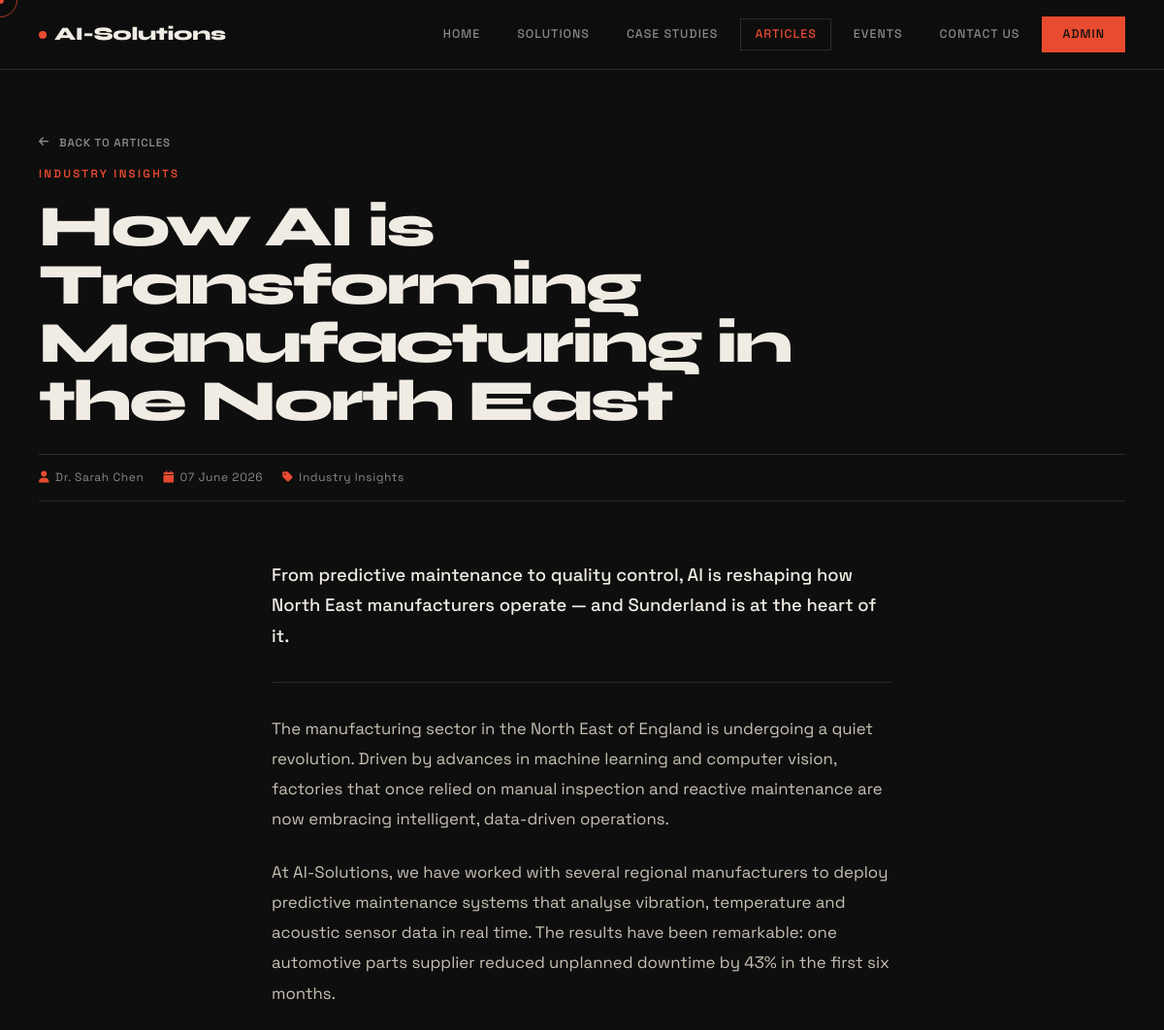
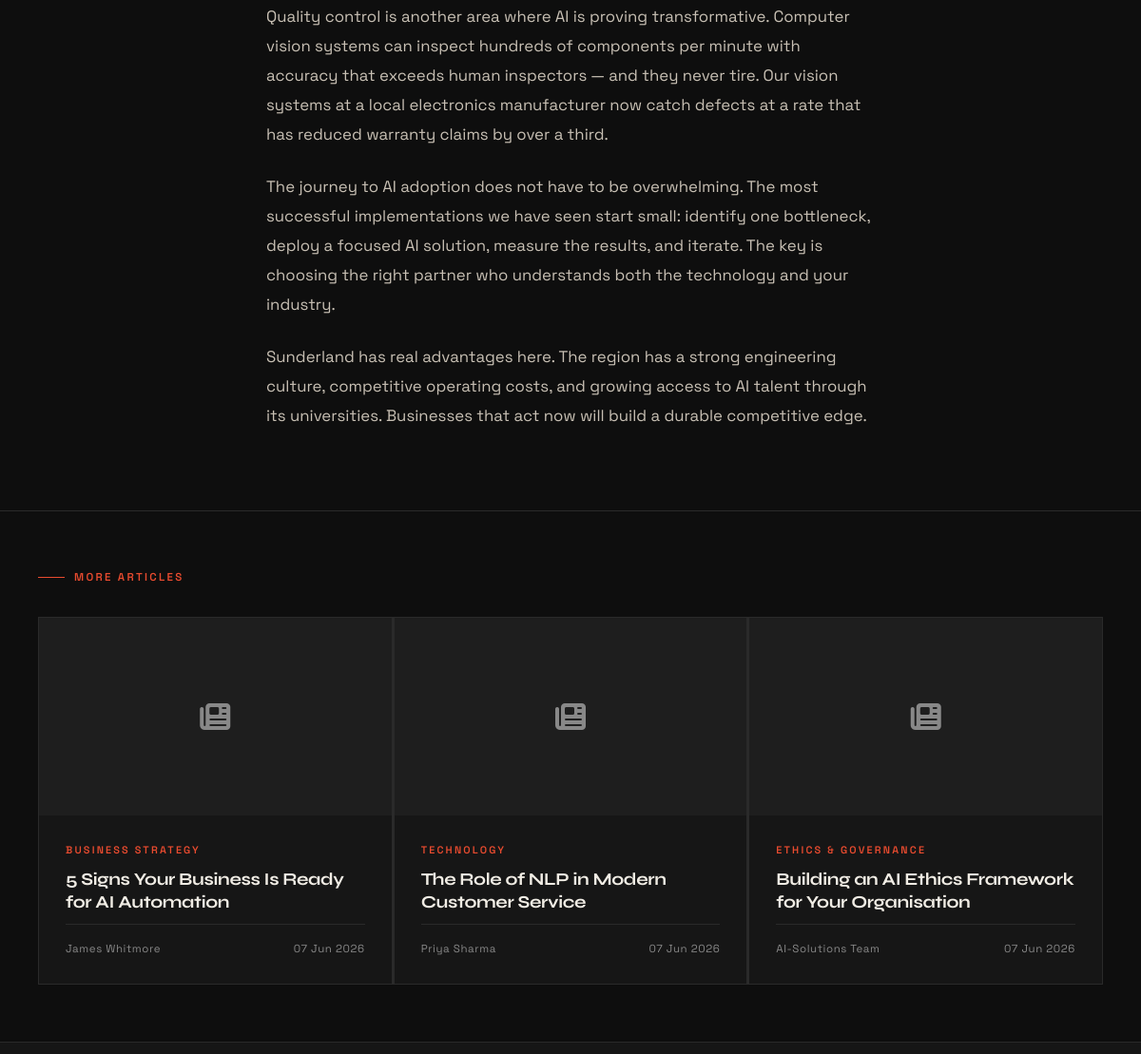
Page /articles/1 (upper part) on the earlier database version (2 pictures, top to bottom).
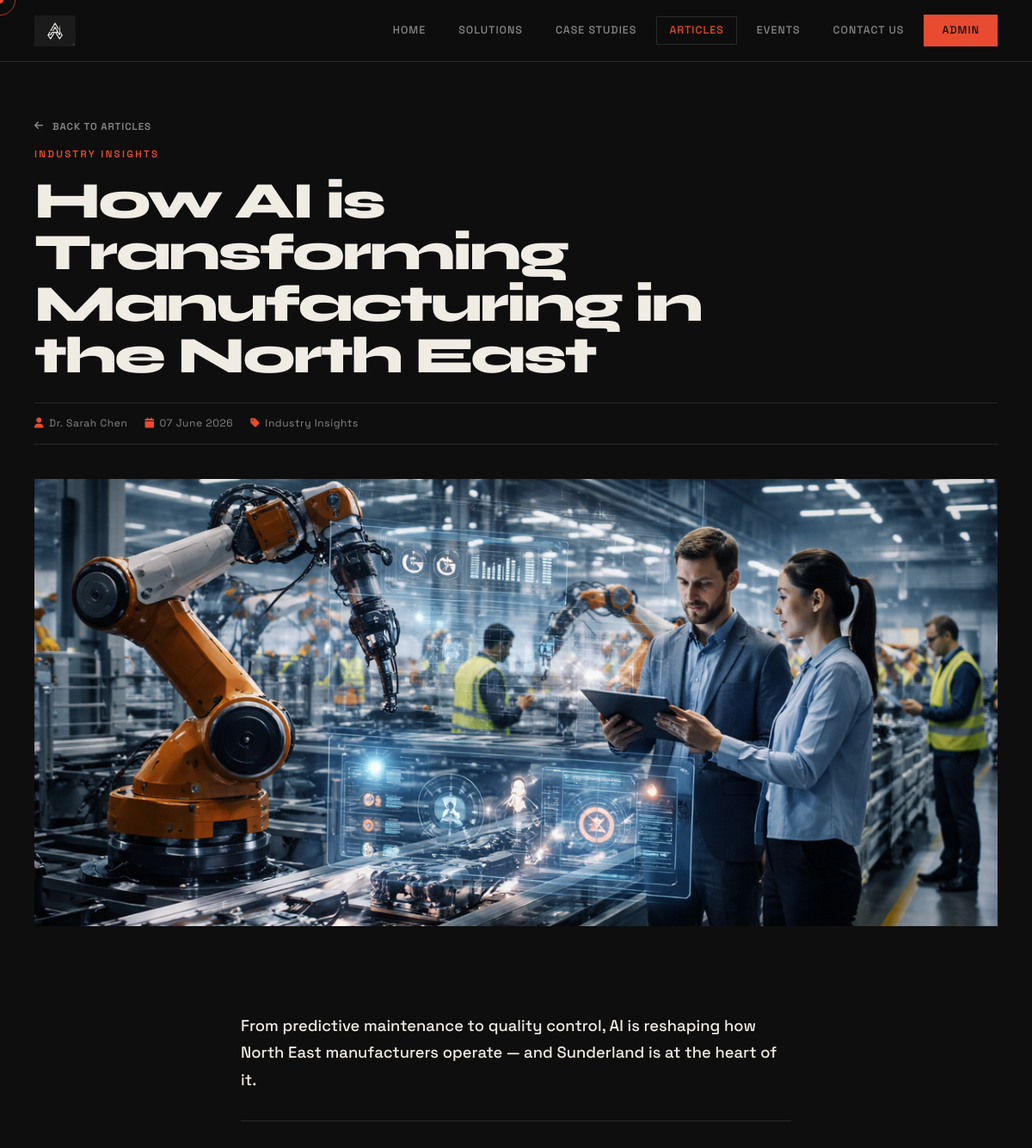
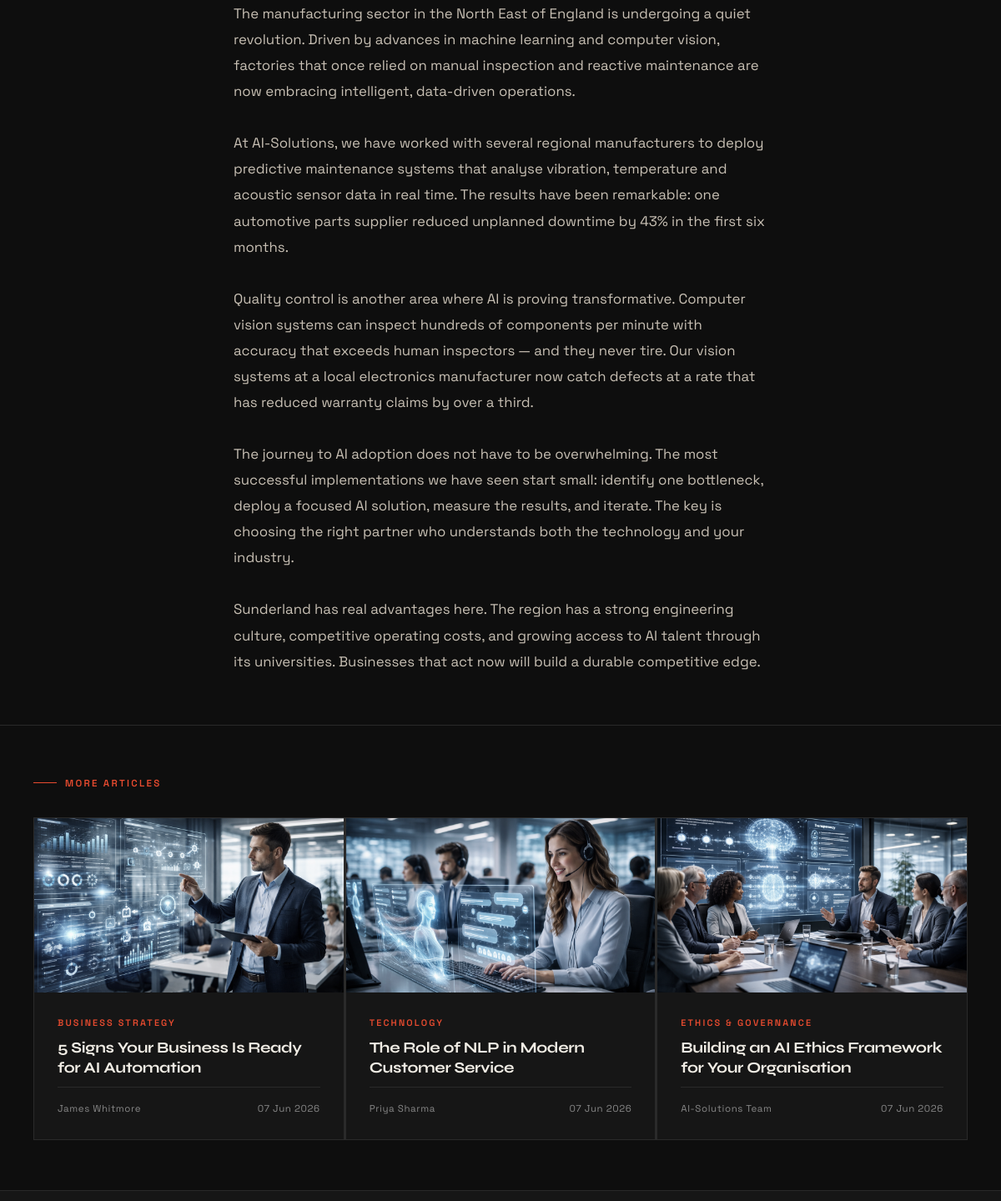
Same page on the later database version (2 pictures, top to bottom).
### models.py (models this page shows)
class SiteSettings(db.Model):
    __tablename__ = 'site_settings'
    id = db.Column(db.Integer, primary_key=True)
    company_logo = db.Column(db.String(300), nullable=True)
    company_name = db.Column(db.String(200), default='AI-Solutions')
    tagline = db.Column(db.String(500))
    address = db.Column(db.String(300))
    email = db.Column(db.String(120))
    phone = db.Column(db.String(50))
    linkedin_url = db.Column(db.String(300), nullable=True)
    twitter_url = db.Column(db.String(300), nullable=True)
    facebook_url = db.Column(db.String(300), nullable=True)
    instagram_url = db.Column(db.String(300), nullable=True)
    github_url = db.Column(db.String(300), nullable=True)

class Article(db.Model):
    __tablename__ = 'article'
    id = db.Column(db.Integer, primary_key=True)
    title = db.Column(db.String(200), nullable=False)
    excerpt = db.Column(db.String(500))
    body = db.Column(db.Text)
    category = db.Column(db.String(100))
    cover_image = db.Column(db.String(300), nullable=True)
    author = db.Column(db.String(100), default='AI-Solutions Team')
    published_at = db.Column(db.DateTime, default=datetime.utcnow)
    is_published = db.Column(db.Boolean, default=True)

### app.py (the view)
@app.route('/articles/<int:id>')
def article_detail(id):
    article = db.get_or_404(Article, id)
    related = Article.query.filter(Article.id != id, Article.is_published == True).limit(3).all()
    return render_template('article_detail.html', article=article, related=related)

### app.py (called while the page is built)
@app.context_processor
def inject_settings():
    settings = db.session.get(SiteSettings, 1)
    if not settings:
        settings = SiteSettings(id=1, company_name='AI-Solutions')
    return dict(settings=settings)

### templates/article_detail.html (shortened to what this page needs)
{% extends "base.html" %}
{% block content %}
<div class="article-detail-hero">
  <div style="margin-bottom:12px;">
    <a href="{{ url_for('articles') }}" class="arrow-link" style="font-size:0.72rem;">
      <i class="fas fa-arrow-left"></i> Back to Articles
    </a>
  </div>
  {% if article.category %}<div class="article-category" style="margin-bottom:16px; font-size:0.72rem;">{{ article.category }}</div>{% endif %}
  <h1 style="font-family:var(--font-display); font-size:clamp(2rem,5vw,3.8rem); font-weight:800; letter-spacing:-0.04em; line-height:1; color:var(--fg); max-width:900px; margin-bottom:20px;">
    {{ article.title }}
  </h1>
  <div style="display:flex; align-items:center; gap:20px; font-size:0.75rem; color:var(--muted); letter-spacing:0.05em; border-top:1px solid var(--bdr); border-bottom:1px solid var(--bdr); padding:14px 0; margin-top:24px;">
    <span><i class="fas fa-user" style="color:var(--acc); margin-right:6px;"></i>{{ article.author }}</span>
    <span><i class="fas fa-calendar" style="color:var(--acc); margin-right:6px;"></i>{{ article.published_at.strftime('%d %B %Y') }}</span>
    {% if article.category %}<span><i class="fas fa-tag" style="color:var(--acc); margin-right:6px;"></i>{{ article.category }}</span>{% endif %}
  </div>
</div>
{% if article.cover_image %}
<div style="max-width:1280px; margin:0 auto; padding:40px 40px 0;">
  <img src="{{ url_for('static', filename=article.cover_image) }}" alt="{{ article.title }}" class="article-cover">
</div>
{% endif %}
<div class="article-body-wrap">
  {% if article.excerpt %}
  <p style="font-size:1.15rem; color:var(--fg); font-weight:500; line-height:1.7; margin-bottom:32px; padding-bottom:32px; border-bottom:1px solid var(--bdr);">
    {{ article.excerpt }}
  </p>
  {% endif %}
  <div class="article-body">
    {{ article.body | replace('\n\n', '</p><p>') | replace('\n', '<br>') | safe | replace('**', '<strong>') }}
  </div>
</div>
{% if related %}
<div style="border-top:1px solid var(--bdr); padding:60px 40px; max-width:1280px; margin:0 auto;">
  <div style="font-size:0.72rem; font-weight:600; letter-spacing:0.2em; text-transform:uppercase; color:var(--acc); display:flex; align-items:center; gap:10px; margin-bottom:32px;">
    <span style="display:block; width:28px; height:1px; background:var(--acc);"></span>
    More Articles
  </div>
  <div class="grid-3">
    {% for art in related %}
    <a href="{{ url_for('article_detail', id=art.id) }}" class="article-card">
      <div class="article-card-img-wrap">
        {% if art.cover_image %}
          <img src="{{ url_for('static', filename=art.cover_image) }}" alt="{{ art.title }}" class="article-card-img">
        {% else %}
          <div class="article-card-img-placeholder"><i class="fas fa-newspaper"></i></div>
        {% endif %}
      </div>
      <div class="article-card-body">
        {% if art.category %}<div class="article-category">{{ art.category }}</div>{% endif %}
        <h3 class="article-title">{{ art.title }}</h3>
        <div class="article-meta">
          <span>{{ art.author }}</span>
          <span>{{ art.published_at.strftime('%d %b %Y') }}</span>
        </div>
      </div>
    </a>
    {% endfor %}
  </div>
</div>
{% endif %}
{% endblock %}

### templates/base.html (shortened to what this page needs)
<!DOCTYPE html>
<html lang="en">
<head>
  <link rel="stylesheet" href="https://cdnjs.cloudflare.com/ajax/libs/font-awesome/6.5.0/css/all.min.css">
  <link rel="stylesheet" href="{{ url_for('static', filename='css/style.css') }}">
</head>
<body>
<nav class="navbar">
  <a href="{{ url_for('index') }}" class="nav-logo">
    {% if settings and settings.company_logo %}
      <img src="{{ url_for('static', filename=settings.company_logo) }}" alt="{{ settings.company_name }}">
    {% else %}
      <span class="logo-dot"></span>
      <span>{{ settings.company_name if settings else 'AI-Solutions' }}</span>
    {% endif %}
  </a>
  <div class="nav-links" id="nav-links">
    <a href="{{ url_for('index') }}" class="{{ 'active' if request.endpoint == 'index' }}">Home</a>
    <a href="{{ url_for('solutions') }}" class="{{ 'active' if request.endpoint == 'solutions' }}">Solutions</a>
    <a href="{{ url_for('case_studies') }}" class="{{ 'active' if request.endpoint == 'case_studies' }}">Case Studies</a>
    <a href="{{ url_for('articles') }}" class="{{ 'active' if request.endpoint in ['articles','article_detail'] }}">Articles</a>
    <a href="{{ url_for('events') }}" class="{{ 'active' if request.endpoint == 'events' }}">Events</a>
    <a href="{{ url_for('contact') }}" class="{{ 'active' if request.endpoint == 'contact' }}">Contact Us</a>
    <a href="{{ url_for('admin_login') }}" class="nav-cta">Admin</a>
  </div>
</nav>
<div class="page-wrapper">
  {% block content %}{% endblock %}
</div>
<footer class="footer">
</footer>
</body>
</html>

Differences in the rows shown:
changed SiteSettings: company_logo: picture added; company_name "AI-Solutions" → (not shown)
changed Article "How AI is Transforming Manufacturing in the North East": cover_image: picture added
changed Article "5 Signs Your Business Is Ready for AI Automation": cover_image: picture added
changed Article "The Role of NLP in Modern Customer Service": cover_image: picture added
changed Article "Building an AI Ethics Framework for Your Organisation": cover_image: picture added
